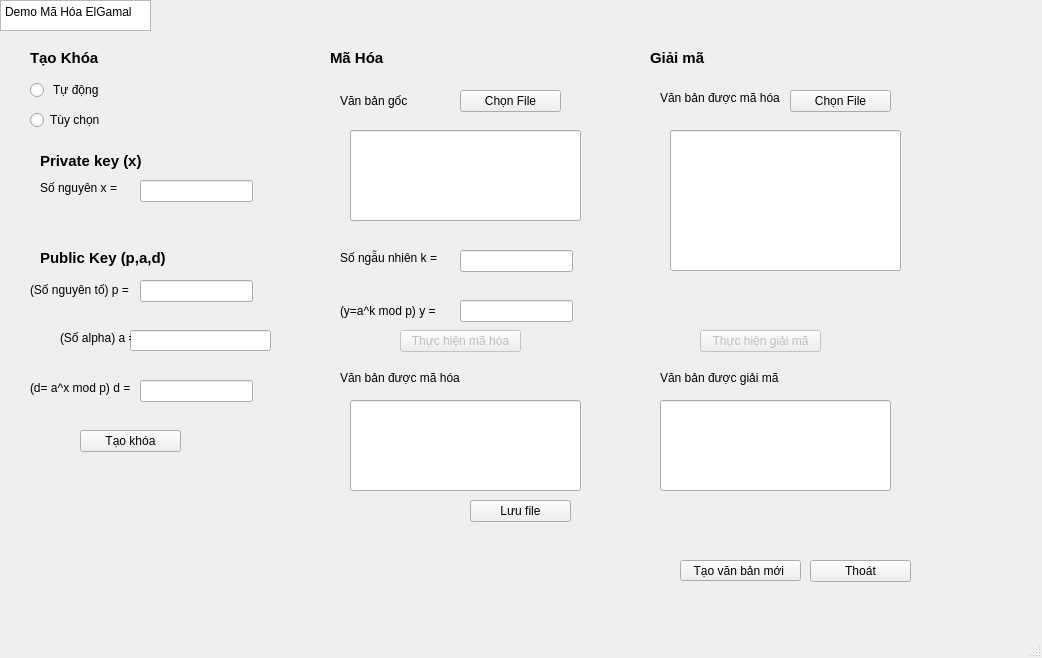
<?xml version="1.0" encoding="UTF-8"?>
<ui version="4.0">
 <class>MainWindow</class>
 <widget class="QMainWindow" name="MainWindow">
  <property name="geometry">
   <rect>
    <x>0</x>
    <y>0</y>
    <width>1042</width>
    <height>658</height>
   </rect>
  </property>
  <property name="windowTitle">
   <string>MainWindow</string>
  </property>
  <widget class="QWidget" name="centralwidget">
   <widget class="QLabel" name="label_16">
    <property name="geometry">
     <rect>
      <x>30</x>
      <y>380</y>
      <width>111</width>
      <height>16</height>
     </rect>
    </property>
    <property name="text">
     <string>(d= a^x mod p) d =</string>
    </property>
   </widget>
   <widget class="QLabel" name="label_2">
    <property name="geometry">
     <rect>
      <x>330</x>
      <y>50</y>
      <width>71</width>
      <height>16</height>
     </rect>
    </property>
    <property name="font">
     <font>
      <pointsize>11</pointsize>
      <bold>true</bold>
     </font>
    </property>
    <property name="text">
     <string>Mã Hóa</string>
    </property>
   </widget>
   <widget class="QLabel" name="label_5">
    <property name="geometry">
     <rect>
      <x>650</x>
      <y>50</y>
      <width>71</width>
      <height>16</height>
     </rect>
    </property>
    <property name="font">
     <font>
      <pointsize>11</pointsize>
      <bold>true</bold>
     </font>
    </property>
    <property name="text">
     <string>Giải mã</string>
    </property>
    <property name="alignment">
     <set>Qt::AlignLeading|Qt::AlignLeft|Qt::AlignVCenter</set>
    </property>
   </widget>
   <widget class="QLineEdit" name="So_A">
    <property name="geometry">
     <rect>
      <x>130</x>
      <y>330</y>
      <width>141</width>
      <height>21</height>
     </rect>
    </property>
   </widget>
   <widget class="QLabel" name="label_3">
    <property name="geometry">
     <rect>
      <x>340</x>
      <y>90</y>
      <width>111</width>
      <height>21</height>
     </rect>
    </property>
    <property name="text">
     <string>Văn bản gốc </string>
    </property>
   </widget>
   <widget class="QLineEdit" name="So_P">
    <property name="geometry">
     <rect>
      <x>140</x>
      <y>280</y>
      <width>113</width>
      <height>22</height>
     </rect>
    </property>
   </widget>
   <widget class="QRadioButton" name="rd_tc">
    <property name="geometry">
     <rect>
      <x>30</x>
      <y>110</y>
      <width>121</width>
      <height>20</height>
     </rect>
    </property>
    <property name="text">
     <string>Tùy chọn</string>
    </property>
   </widget>
   <widget class="QLabel" name="label_11">
    <property name="geometry">
     <rect>
      <x>40</x>
      <y>250</y>
      <width>151</width>
      <height>16</height>
     </rect>
    </property>
    <property name="font">
     <font>
      <pointsize>11</pointsize>
      <bold>true</bold>
     </font>
    </property>
    <property name="text">
     <string>Public Key (p,a,d)</string>
    </property>
   </widget>
   <widget class="QToolButton" name="btn_LuuFile">
    <property name="geometry">
     <rect>
      <x>470</x>
      <y>500</y>
      <width>101</width>
      <height>22</height>
     </rect>
    </property>
    <property name="text">
     <string>Lưu file</string>
    </property>
   </widget>
   <widget class="QToolButton" name="btGiaiMa">
    <property name="enabled">
     <bool>false</bool>
    </property>
    <property name="geometry">
     <rect>
      <x>700</x>
      <y>330</y>
      <width>121</width>
      <height>22</height>
     </rect>
    </property>
    <property name="text">
     <string>Thực hiện giải mã</string>
    </property>
   </widget>
   <widget class="QRadioButton" name="rd_td">
    <property name="geometry">
     <rect>
      <x>30</x>
      <y>80</y>
      <width>121</width>
      <height>20</height>
     </rect>
    </property>
    <property name="text">
     <string> Tự động</string>
    </property>
   </widget>
   <widget class="QLabel" name="label_19">
    <property name="geometry">
     <rect>
      <x>340</x>
      <y>250</y>
      <width>111</width>
      <height>16</height>
     </rect>
    </property>
    <property name="text">
     <string>Số ngẫu nhiên k =</string>
    </property>
   </widget>
   <widget class="QLineEdit" name="So_K">
    <property name="geometry">
     <rect>
      <x>460</x>
      <y>250</y>
      <width>113</width>
      <height>22</height>
     </rect>
    </property>
   </widget>
   <widget class="QLabel" name="label_4">
    <property name="geometry">
     <rect>
      <x>340</x>
      <y>370</y>
      <width>161</width>
      <height>16</height>
     </rect>
    </property>
    <property name="text">
     <string>Văn bản được mã hóa</string>
    </property>
   </widget>
   <widget class="QLineEdit" name="So_X">
    <property name="geometry">
     <rect>
      <x>140</x>
      <y>180</y>
      <width>113</width>
      <height>22</height>
     </rect>
    </property>
   </widget>
   <widget class="QToolButton" name="bt_taoKhoa">
    <property name="geometry">
     <rect>
      <x>80</x>
      <y>430</y>
      <width>101</width>
      <height>22</height>
     </rect>
    </property>
    <property name="text">
     <string>Tạo khóa</string>
    </property>
   </widget>
   <widget class="QLineEdit" name="So_D">
    <property name="geometry">
     <rect>
      <x>140</x>
      <y>380</y>
      <width>113</width>
      <height>22</height>
     </rect>
    </property>
   </widget>
   <widget class="QLabel" name="label_8">
    <property name="geometry">
     <rect>
      <x>40</x>
      <y>150</y>
      <width>121</width>
      <height>21</height>
     </rect>
    </property>
    <property name="font">
     <font>
      <pointsize>11</pointsize>
      <bold>true</bold>
     </font>
    </property>
    <property name="text">
     <string>Private key (x)</string>
    </property>
   </widget>
   <widget class="QTextBrowser" name="textBrowser">
    <property name="geometry">
     <rect>
      <x>0</x>
      <y>0</y>
      <width>151</width>
      <height>31</height>
     </rect>
    </property>
    <property name="html">
     <string>&lt;!DOCTYPE HTML PUBLIC &quot;-//W3C//DTD HTML 4.0//EN&quot; &quot;http://www.w3.org/TR/REC-html40/strict.dtd&quot;&gt;
&lt;html&gt;&lt;head&gt;&lt;meta name=&quot;qrichtext&quot; content=&quot;1&quot; /&gt;&lt;meta charset=&quot;utf-8&quot; /&gt;&lt;style type=&quot;text/css&quot;&gt;
p, li { white-space: pre-wrap; }
hr { height: 1px; border-width: 0; }
li.unchecked::marker { content: &quot;\2610&quot;; }
li.checked::marker { content: &quot;\2612&quot;; }
&lt;/style&gt;&lt;/head&gt;&lt;body style=&quot; font-family:'Segoe UI'; font-size:9pt; font-weight:400; font-style:normal;&quot;&gt;
&lt;p style=&quot; margin-top:0px; margin-bottom:0px; margin-left:0px; margin-right:0px; -qt-block-indent:0; text-indent:0px;&quot;&gt;Demo Mã Hóa ElGamal&lt;/p&gt;&lt;/body&gt;&lt;/html&gt;</string>
    </property>
   </widget>
   <widget class="QLineEdit" name="txt_banGiaima">
    <property name="geometry">
     <rect>
      <x>660</x>
      <y>400</y>
      <width>231</width>
      <height>91</height>
     </rect>
    </property>
   </widget>
   <widget class="QToolButton" name="btThoat">
    <property name="geometry">
     <rect>
      <x>810</x>
      <y>560</y>
      <width>101</width>
      <height>22</height>
     </rect>
    </property>
    <property name="text">
     <string>Thoát</string>
    </property>
   </widget>
   <widget class="QToolButton" name="btn_ChonFile_2">
    <property name="geometry">
     <rect>
      <x>790</x>
      <y>90</y>
      <width>101</width>
      <height>22</height>
     </rect>
    </property>
    <property name="text">
     <string>Chọn File</string>
    </property>
   </widget>
   <widget class="QToolButton" name="btn_ChonFile">
    <property name="geometry">
     <rect>
      <x>460</x>
      <y>90</y>
      <width>101</width>
      <height>22</height>
     </rect>
    </property>
    <property name="text">
     <string>Chọn File</string>
    </property>
   </widget>
   <widget class="QLineEdit" name="txt_maHoaBanRo">
    <property name="enabled">
     <bool>true</bool>
    </property>
    <property name="geometry">
     <rect>
      <x>350</x>
      <y>400</y>
      <width>231</width>
      <height>91</height>
     </rect>
    </property>
   </widget>
   <widget class="QLabel" name="label_14">
    <property name="geometry">
     <rect>
      <x>30</x>
      <y>280</y>
      <width>111</width>
      <height>20</height>
     </rect>
    </property>
    <property name="text">
     <string>(Số nguyên tố) p = </string>
    </property>
   </widget>
   <widget class="QLineEdit" name="txtBanRo">
    <property name="geometry">
     <rect>
      <x>350</x>
      <y>130</y>
      <width>231</width>
      <height>91</height>
     </rect>
    </property>
   </widget>
   <widget class="QLabel" name="label_7">
    <property name="geometry">
     <rect>
      <x>660</x>
      <y>90</y>
      <width>121</width>
      <height>16</height>
     </rect>
    </property>
    <property name="text">
     <string>Văn bản được mã hóa</string>
    </property>
   </widget>
   <widget class="QLabel" name="label">
    <property name="geometry">
     <rect>
      <x>30</x>
      <y>50</y>
      <width>91</width>
      <height>16</height>
     </rect>
    </property>
    <property name="font">
     <font>
      <pointsize>11</pointsize>
      <bold>true</bold>
     </font>
    </property>
    <property name="text">
     <string>Tạo Khóa</string>
    </property>
   </widget>
   <widget class="QLabel" name="label_15">
    <property name="geometry">
     <rect>
      <x>60</x>
      <y>330</y>
      <width>71</width>
      <height>16</height>
     </rect>
    </property>
    <property name="text">
     <string>(Số alpha) a = </string>
    </property>
   </widget>
   <widget class="QLineEdit" name="So_Y">
    <property name="geometry">
     <rect>
      <x>460</x>
      <y>300</y>
      <width>113</width>
      <height>22</height>
     </rect>
    </property>
   </widget>
   <widget class="QLabel" name="label_9">
    <property name="geometry">
     <rect>
      <x>660</x>
      <y>370</y>
      <width>161</width>
      <height>16</height>
     </rect>
    </property>
    <property name="text">
     <string>Văn bản được giải mã</string>
    </property>
   </widget>
   <widget class="QToolButton" name="btTaoBanRoMoi">
    <property name="geometry">
     <rect>
      <x>680</x>
      <y>560</y>
      <width>121</width>
      <height>21</height>
     </rect>
    </property>
    <property name="text">
     <string>Tạo văn bản mới </string>
    </property>
   </widget>
   <widget class="QLabel" name="label_18">
    <property name="geometry">
     <rect>
      <x>40</x>
      <y>180</y>
      <width>81</width>
      <height>16</height>
     </rect>
    </property>
    <property name="text">
     <string>Số nguyên x =</string>
    </property>
   </widget>
   <widget class="QLabel" name="label_20">
    <property name="geometry">
     <rect>
      <x>340</x>
      <y>300</y>
      <width>111</width>
      <height>21</height>
     </rect>
    </property>
    <property name="text">
     <string>(y=a^k mod p) y =</string>
    </property>
   </widget>
   <widget class="QToolButton" name="btMaHoa">
    <property name="enabled">
     <bool>false</bool>
    </property>
    <property name="geometry">
     <rect>
      <x>400</x>
      <y>330</y>
      <width>121</width>
      <height>22</height>
     </rect>
    </property>
    <property name="text">
     <string>Thực hiện mã hóa</string>
    </property>
   </widget>
   <widget class="QLineEdit" name="txt_banMaHoaNhanDuoc">
    <property name="geometry">
     <rect>
      <x>670</x>
      <y>130</y>
      <width>231</width>
      <height>141</height>
     </rect>
    </property>
   </widget>
  </widget>
  <widget class="QMenuBar" name="menubar">
   <property name="geometry">
    <rect>
     <x>0</x>
     <y>0</y>
     <width>1042</width>
     <height>25</height>
    </rect>
   </property>
  </widget>
  <widget class="QStatusBar" name="statusbar"/>
 </widget>
 <resources/>
 <connections/>
</ui>
